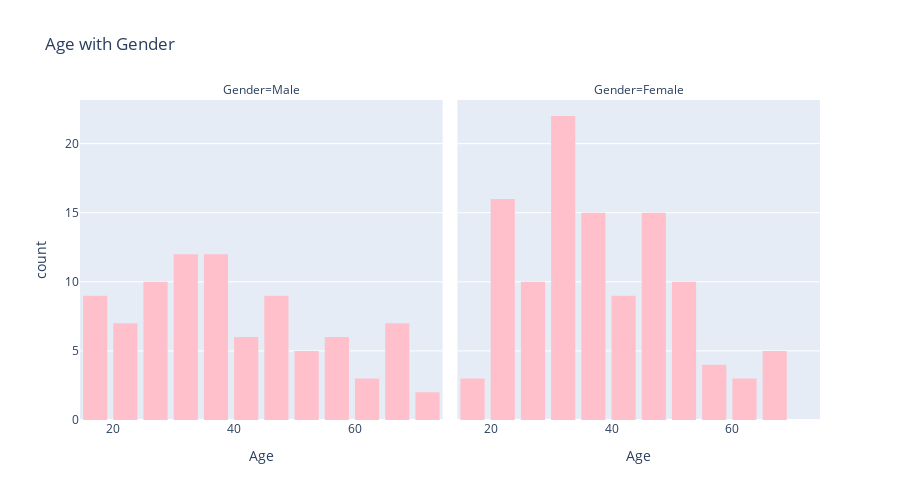

Write notebook code for a chart like this one.
### Code cell
fig = px.histogram(
    data_frame=data,
    x="Age",
    title="Age with Gender",
    facet_col="Gender",
    color_discrete_sequence=["pink"],
    height=500,
)
fig.update_layout(bargap=0.2)
fig.show()

### Figure 1 — Plotly figure (JSON) as saved in the notebook; plotly's stock layout.template omitted (floating-point values rounded to 4 significant figures)
{"data": [{"alignmentgroup": "True", "bingroup": "x", "hovertemplate": "Gender=Male<br>Age=%{x}<br>count=%{y}<extra></extra>", "legendgroup": "", "marker": {"color": "pink", "pattern": {"shape": ""}}, "name": "", "offsetgroup": "", "orientation": "v", "showlegend": false, "type": "histogram", "x": [19, 21, 64, 67, 37, 22, 20, 52, 35, 25, 31, 29, 35, 60, 53, 18, 24, 48, 33, 59, 47, 69, 53, 70, 19, 63, 18, 19, 70, 59, 26, 40, 57, 38, 67, 48, 18, 48, 24, 48, 20, 67, 26, 49, 54, 68, 66, 65, 19, 27, 39, 43, 40, 59, 38, 47, 39, 20, 32, 19, 32, 25, 28, 48, 34, 43, 39, 37, 34, 19, 50, 42, 32, 40, 28, 36, 36, 58, 27, 59, 35, 46, 30, 28, 33, 32, 32, 30], "xaxis": "x", "yaxis": "y"}, {"alignmentgroup": "True", "bingroup": "x", "hovertemplate": "Gender=Female<br>Age=%{x}<br>count=%{y}<extra></extra>", "legendgroup": "", "marker": {"color": "pink", "pattern": {"shape": ""}}, "name": "", "offsetgroup": "", "orientation": "v", "showlegend": false, "type": "histogram", "x": [20, 23, 31, 22, 35, 23, 30, 35, 58, 24, 35, 35, 46, 54, 45, 40, 23, 21, 49, 21, 42, 30, 36, 20, 65, 31, 49, 24, 50, 27, 29, 31, 49, 31, 50, 51, 27, 67, 54, 43, 68, 32, 47, 60, 60, 45, 23, 49, 46, 21, 55, 22, 34, 50, 68, 40, 32, 47, 27, 23, 49, 21, 66, 19, 38, 18, 19, 63, 49, 51, 50, 38, 40, 23, 31, 25, 31, 29, 44, 35, 57, 28, 32, 32, 34, 44, 38, 47, 27, 30, 30, 56, 29, 31, 36, 33, 36, 52, 30, 37, 32, 29, 41, 54, 41, 36, 34, 32, 38, 47, 35, 45], "xaxis": "x2", "yaxis": "y2"}], "layout": {"annotations": [{"font": {}, "showarrow": false, "text": "Gender=Male", "x": 0.245, "xanchor": "center", "xref": "paper", "y": 1, "yanchor": "bottom", "yref": "paper"}, {"font": {}, "showarrow": false, "text": "Gender=Female", "x": 0.755, "xanchor": "center", "xref": "paper", "y": 1, "yanchor": "bottom", "yref": "paper"}], "bargap": 0.2, "barmode": "relative", "height": 500, "legend": {"tracegroupgap": 0}, "title": {"text": "Age with Gender"}, "xaxis": {"anchor": "y", "domain": [0, 0.49], "title": {"text": "Age"}}, "xaxis2": {"anchor": "y2", "domain": [0.51, 1], "matches": "x", "title": {"text": "Age"}}, "yaxis": {"anchor": "x", "domain": [0, 1], "title": {"text": "count"}}, "yaxis2": {"anchor": "x2", "domain": [0, 1], "matches": "y", "showticklabels": false}}}
